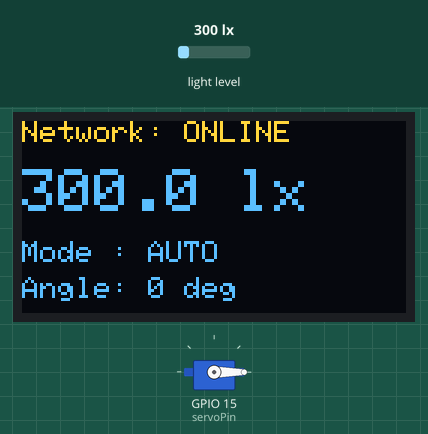
Bench run of a sketch on a simulated ESP32. Shown: 128×64 one-colour display, servo. The inputs (shaded band) are chosen by the test bench; at power-on: light level 300 lx. The OLED is the two-colour kind (top 16 rows yellow); WiFi joins after 1.5 s; servers stay silent unless stated; no MQTT or app messages arrive unless stated; not simulated (calls return 0 or success): secrets.h; what the sketch prints to the serial monitor is not drawn.

Above: at 4.7 s.
4.8 s: light level set to 44 lx
At 6.7 s:
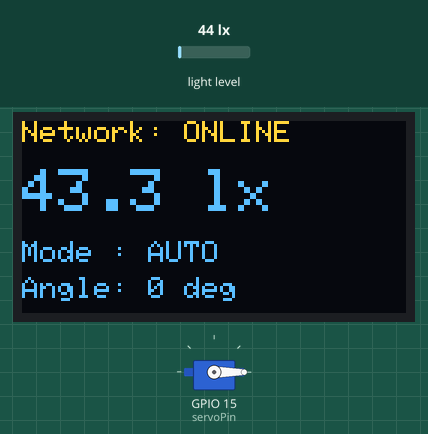
7.0 s: light level set to 37 lx
At 8.4 s:
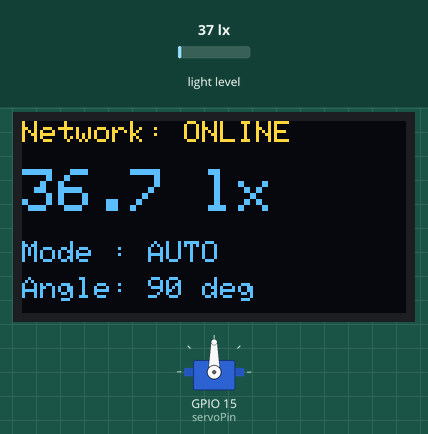
10.5 s: light level set to 72 lx
At 11.8 s:
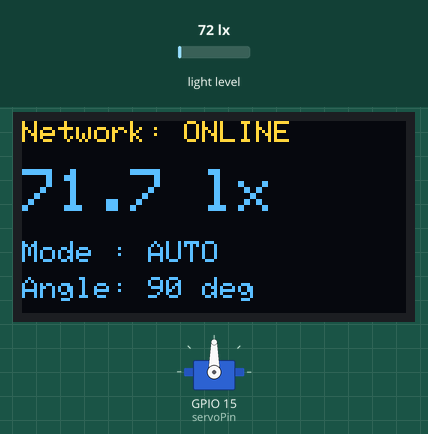
12.1 s: light level set to 86 lx
At 13.6 s:
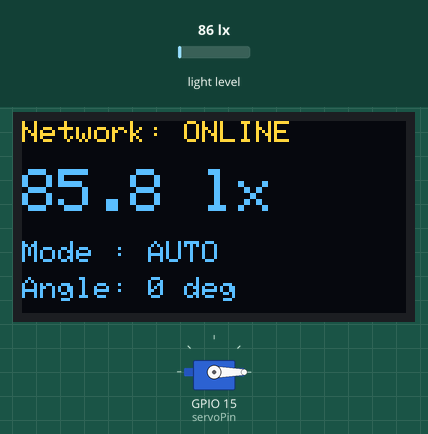
Timing chart, 0 to 15.1 s (numbered marks = the images above; inputs shaded):
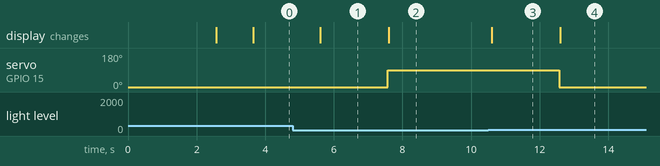

Measured:
- the behaviour switches between 40 and 39 lx on light level (found by bisection; images 1 and 2)
- the behaviour switches between 80 and 81 lx on light level (found by bisection; images 3 and 4)
- after the input at 4.8 s, the display: changes after 0.80 s (image 1)
- after the input at 7.0 s, servo on GPIO 15 (servoPin): 0° → 90° after 0.57 s; the display: changes after 0.60 s (image 2)
- after the input at 10.5 s, the display: changes after 0.10 s (image 3)
- after the input at 12.1 s, servo on GPIO 15 (servoPin): 90° → 0° after 0.48 s; the display: changes after 0.50 s (image 4)

The sketch:

demo.ino
```cpp
#include <WiFi.h>
#include <PubSubClient.h>
#include <ArduinoJson.h>
#include <Wire.h>
#include <BH1750.h>
#include <ESP32Servo.h>
#include <Adafruit_GFX.h>
#include <Adafruit_SSD1306.h>
#include "secrets.h"

// ================= NETWORK & MQTT =================
const char* ssid = SECRET_SSID;
const char* password = SECRET_PASS;
const char* mqtt_server = SECRET_MQTT_IP;

const char* topic_light = "kaingaora/room1/sensor/light";
const char* topic_control = "kaingaora/room1/actuator/vent/override";

// ================= OLED =================
#define SCREEN_WIDTH 128
#define SCREEN_HEIGHT 64
#define OLED_RESET    -1
Adafruit_SSD1306 display(SCREEN_WIDTH, SCREEN_HEIGHT, &Wire, OLED_RESET);

// ================= KHỞI TẠO ĐỐI TƯỢNG =================
WiFiClient espClient;
PubSubClient client(espClient);
BH1750 lightMeter;
Servo ventServo;

// ================= THAM SỐ =================
const int servoPin = 15;
bool isAuto = true;
const float luxThresholdLow = 40.0;
const float luxThresholdHigh = 80.0;
int currentServoAngle = 0;

// ================= BIẾN THỜI GIAN =================
unsigned long lastMsg = 0;
const long interval = 2000;
unsigned long lastManualTime = 0;


const unsigned long timeoutDuration = 10000;

unsigned long lastReconnectAttempt = 0;
unsigned long lastOledUpdate = 500;
const long oledInterval = 1000;

unsigned long lastSensorRead = 0;
const long sensorInterval = 1000;
float currentLux = 0.0;

void setup_wifi() {
  delay(10);
  WiFi.begin(ssid, password);
  while (WiFi.status() != WL_CONNECTED) {
    delay(500);
    Serial.print(".");
  }
  Serial.println("\nWiFi connected");
}

void callback(char* topic, byte* payload, unsigned int length) {
  String messageTemp = "";
  for (unsigned int i = 0; i < length; i++) {
    messageTemp += (char)payload[i];
  }

  if (String(topic) == topic_control) {
    JsonDocument doc;
    DeserializationError error = deserializeJson(doc, messageTemp);

    if (!error) {
      bool isOverride = doc["override"].as<bool>();
      int angle = doc["angle"].as<int>();

      Serial.print("--- REQUEST APP --- Override: ");
      Serial.print(isOverride);
      Serial.print(" | Angle: ");
      Serial.println(angle);

      if (isOverride) {
        isAuto = false;
        lastManualTime = millis();

        if (angle >= 0 && angle <= 180) {
          ventServo.write(angle);
          currentServoAngle = angle;
        }
      } else {
        isAuto = true;
      }
    }
  }
}

boolean reconnect() {
  if (client.connect("ESP32Client")) {
    client.subscribe(topic_control);
    return true;
  }
  return false;
}

void setup() {
  Serial.begin(115200);

  // 1. TURN ON WiFi
  setup_wifi();
  client.setServer(mqtt_server, 1883);
  client.setCallback(callback);

  // WAIT FOR AMPER
  delay(1000);

  // 2. TURNON OLED và SENSOR
  Wire.begin();
  if(!display.begin(SSD1306_SWITCHCAPVCC, 0x3C)) {
    Serial.println(F("OLED allocation failed"));
  } else {
    display.clearDisplay();
    display.setTextColor(WHITE);
    display.setTextSize(1);
    display.setCursor(0, 20);
    display.print("System Booting...");
    display.display();
  }
  if (lightMeter.begin()) {
    Serial.println("BH1750 Initialized");
  }

  // WAIT FOR AMPER
  delay(1000);

  // 3. Khởi động Servo cuối cùng
  ESP32PWM::allocateTimer(0);
  ESP32PWM::allocateTimer(1);
  ESP32PWM::allocateTimer(2);
  ESP32PWM::allocateTimer(3);
  ventServo.setPeriodHertz(50);
  ventServo.attach(servoPin, 500, 2400);

  ventServo.write(0);
  currentServoAngle = 0;
}

void loop() {
  unsigned long nowMillis = millis();

  if (!client.connected()) {
    if (lastReconnectAttempt == 0 || nowMillis - lastReconnectAttempt > 5000) {
      lastReconnectAttempt = nowMillis;
      if (reconnect()) {
        lastReconnectAttempt = nowMillis;
      }
    }
  } else {
    client.loop();
  }


  if (!isAuto) {
    if (millis() - lastManualTime >= timeoutDuration) {
      isAuto = true;
      Serial.print("Timeout ");
      Serial.print(timeoutDuration / 1000);
      Serial.println("s! Quay ve AUTO.");
    }
  }
  // ================================================================

  // READ LIGHT SENSOR
  if (nowMillis - lastSensorRead > sensorInterval || lastSensorRead == 0) {
    lastSensorRead = nowMillis;
    currentLux = lightMeter.readLightLevel();
  }

  // LOGIC AUTO
  if (isAuto) {
    if (currentLux < luxThresholdLow && currentServoAngle != 90) {
      ventServo.write(90);
      currentServoAngle = 90;
      Serial.println("Auto Trigger: Angle -> 90");
    } else if (currentLux > luxThresholdHigh && currentServoAngle != 0) {
      ventServo.write(0);
      currentServoAngle = 0;
      Serial.println("Auto Trigger: Angle -> 0");
    }
  }

  // EXPORT MQTT
  if (nowMillis - lastMsg > interval) {
    lastMsg = nowMillis;
    if (client.connected()) {
      JsonDocument doc;
      doc["lux"] = currentLux;
      doc["isAuto"] = isAuto;
      char jsonBuffer[128];
      serializeJson(doc, jsonBuffer);
      client.publish(topic_light, jsonBuffer);
    }
  }

  // OLED UI
  if (nowMillis - lastOledUpdate > oledInterval) {
    lastOledUpdate = nowMillis;

    display.clearDisplay();

    display.setTextSize(1);
    display.setCursor(0, 0);
    if (client.connected()) {
      display.print("Network: ONLINE");
    } else {
      display.print("Network: OFFLINE");
    }

    display.setTextSize(2);
    display.setCursor(0, 16);
    display.print(currentLux, 1);
    display.print(" lx");

    display.setTextSize(1);
    display.setCursor(0, 40);
    display.print("Mode : ");
    display.print(isAuto ? "AUTO" : "MANUAL");

    display.setCursor(0, 52);
    display.print("Angle: ");
    display.print(currentServoAngle);
    display.print(" deg");

    display.display();
  }
}
```
